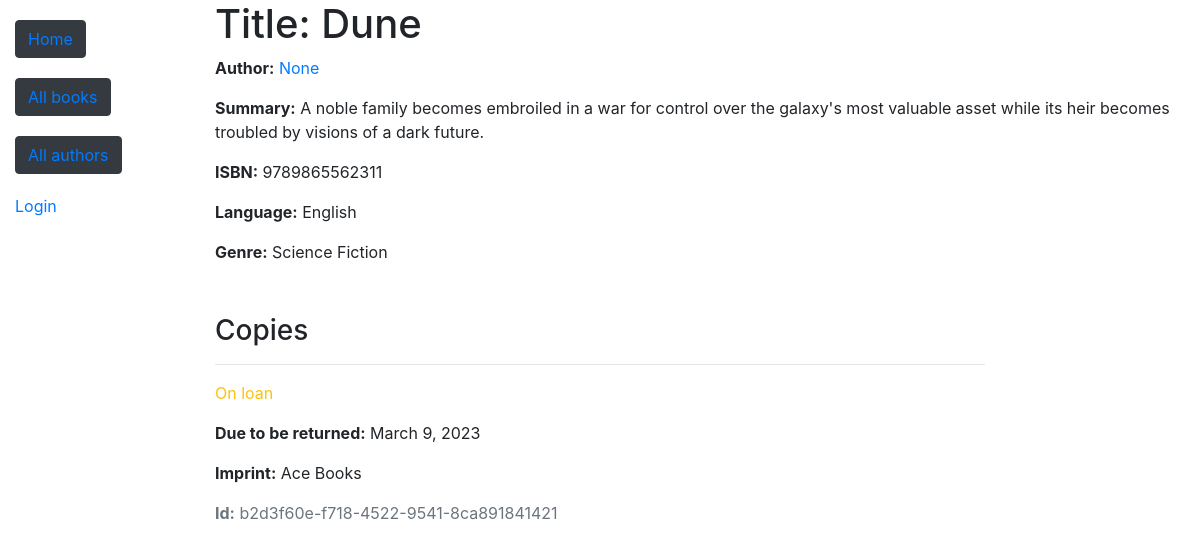
/catalog/book/1, run on the app's committed database.
### catalog/models.py (models this page shows, shortened)
class Book(models.Model):
    title = models.CharField(max_length=200)
    author = models.ForeignKey('Author', on_delete=models.SET_NULL, null=True)
    summary = models.TextField(max_length=1000, help_text='Enter a brief description of the book')
    isbn = models.CharField('ISBN', max_length=13, help_text='13 Character <a href="https://www.isbn-international.org/content/what-isbn">ISBN number</a>')
    genre = models.ManyToManyField(Genre, help_text='Select a genre for this book')
    language = models.ForeignKey('Language', on_delete=models.SET_NULL, null=True)

class Language(models.Model):
    name = models.CharField(max_length=200,
                            help_text="Enter the book's natural language")
    def __str__(self):
        return self.name

class Genre(models.Model):
    name = models.CharField(max_length=200, help_text='Enter a book genre (e.g. Science Fiction)')
    def __str__(self):
        return self.name

class BookInstance(models.Model):
    id = models.UUIDField(primary_key=True, default=uuid.uuid4, help_text='Unique ID for this particular book across whole library')
    book = models.ForeignKey('Book', on_delete=models.SET_NULL, null=True)
    imprint = models.CharField(max_length=200)
    due_back = models.DateField(null=True, blank=True)
    borrower = models.ForeignKey(User, on_delete=models.SET_NULL, null=True, blank=True)
    LOAN_STATUS = (
        ('m', 'Maintenance'),
        ('o', 'On loan'),
        ('a', 'Available'),
        ('r', 'Reserved'),
    )
    status = models.CharField(
        max_length=1,
        choices=LOAN_STATUS,
        blank=True,
        default='m',
        help_text='Book availability',
    )
    class Meta:
        ordering = ['due_back']
        permissions = (("can_mark_returned", "Set book as returned"),)

### catalog/views.py (the view, shortened to what this page needs)
# urls.py: path('book/<int:pk>', views.BookDetailView.as_view(), name='book-detail'),
class BookDetailView(generic.DetailView):
    model = Book
    context_object_name = 'book'  # your own name for the list as a templates variable
    template_name = 'catalog/book_detail.html'  # Specify your own templates name/location

### catalog/templates/catalog/book_detail.html
{% extends "base_generic.html" %}
{% block content %}
  <h1>Title: {{ book.title }}</h1>
  <p><strong>Author:</strong> <a href="">{{ book.author }}</a></p>
  <p><strong>Summary:</strong> {{ book.summary }}</p>
  <p><strong>ISBN:</strong> {{ book.isbn }}</p>
  <p><strong>Language:</strong> {{ book.language }}</p>
  <p><strong>Genre:</strong> {% for genre in book.genre.all %} {{ genre }}{% if not forloop.last %}, {% endif %}{% endfor %}</p>
  <div style="margin-right:200px;margin-top:50px">
      <h3>Copies</h3>
    {% for copy in book.bookinstance_set.all %}
    <hr>
    <p class="{% if copy.status == 'a' %}text-success{% elif copy.status == 'm' %}text-danger{% else %}text-warning{% endif %}">{{ copy.get_status_display }}</p>
    {% if copy.status != 'a' %}<p><strong>Due to be returned:</strong> {{copy.due_back}}</p>{% endif %}
    <p><strong>Imprint:</strong> {{copy.imprint}}</p>
    <p class="text-muted"><strong>Id:</strong> {{copy.id}}</p>
    {% endfor %}
  </div>
{% endblock %}

### catalog/templates/base_generic.html (shortened to what this page needs)
<!DOCTYPE html>
<html lang="en">
<head>
  <link rel="stylesheet" href="https://stackpath.bootstrapcdn.com/bootstrap/4.1.3/css/bootstrap.min.css">
  {% load static %}
  <link rel="stylesheet" href="{% static 'css/styles.css' %}">
</head>
<body>
  <div class="container-fluid">
    <div class="row">
      <div class="col-sm-2">
      {% block sidebar %}
      <ul class="sidebar-nav">
        <li><button type="button" class="btn btn-dark"><a href="{% url 'index' %}">Home</a></button></li>
      </ul>
          <ul class="sidebar-nav">
        <li><button type="button" class="btn btn-dark"><a href="{% url 'books' %}">All books</a></button></li>
      </ul>
          <div class="sidebar-nav">
        <li><button type="button" class="btn btn-dark"><a href="{% url 'authors'%}">All authors</a></button></li>
          <ul class="sidebar-nav">
          {% if user.is_authenticated %}
            <li>User: {{ user.get_username }}</li>
            <li><a href="{% url 'my-borrowed' %}">My Borrowed</a></li>
            <li><a href="{% url 'logout'%}">logout</a></li>
          {% else %}
            <li><a href="{% url 'login'%}?next={{request.path}}">Login</a></li>
          {% endif %}
      </ul>
     {% endblock %}
          </div>
      </div>
      <div class="col-sm-10 ">
      {% block content %}{% endblock %}
      </div>
    </div>
  </div>
</body>
</html>

### catalog/static/css/styles.css (style rules this page uses)
.sidebar-nav { margin-top: 20px; padding: 0; list-style: none; }

### data on the page
Book: title "Dune", author "None", summary "A noble family becomes embroiled in a war for control over the galaxy's most valuable asset while its heir becomes troubled by visions of a dark future.", isbn "9789865562311", language "English"
Genre: name "Science Fiction"
BookInstance: status "On loan", due_back "March 9, 2023", imprint "Ace Books", id "b2d3f60e-f718-4522-9541-8ca891841421"
